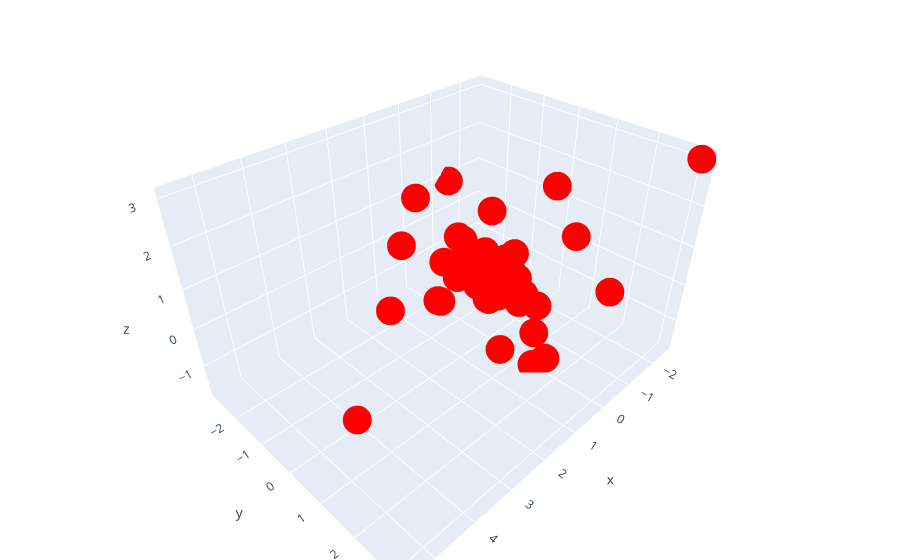

Source (notebook cell):
### Code cell
# Gunakan Dimensionality Reduction dengan PCA untuk mempermudah melakukan visualisasi

pca = PCA(n_components = 3)
df_pca_3 = pd.DataFrame(pca.fit_transform(df_optics.iloc[:,:-1]),
                      columns = ['PC1', 'PC2', 'PC3'],
                      index = df_optics.index)

df_pca_3 = pd.concat([df_pca_3, df_optics.cluster], axis = 1)
# df_pca1.head()

# membuat visualisasi 3D untuk setiap klaster
# klaster 1
Cluster0= go.Scatter3d(
        x=df_pca_3[df_pca_3['cluster']==0]['PC1'],
        y=df_pca_3[df_pca_3['cluster']==0]['PC2'],
        z=df_pca_3[df_pca_3['cluster']==0]['PC3'],
        mode="markers",
        marker=dict(
                    size=10,
                    color="rgb(255,0,0)",
        ),
        name="Cluster 0"
)

#klaster 2
Cluster1= go.Scatter3d(
        x=df_pca_3[df_pca_3['cluster']==1]['PC1'],
        y=df_pca_3[df_pca_3['cluster']==1]['PC2'],
        z=df_pca_3[df_pca_3['cluster']==1]['PC3'],
        mode="markers",
        marker=dict(
                    size=10,
                    color="rgb(0,255,0)",
        ),
        name="Cluster 1"
)

# # klaster 3
# Cluster2= go.Scatter3d(
#         x=df_pca_3[df_pca_3['cluster']==2]['PC1'],
#         y=df_pca_3[df_pca_3['cluster']==2]['PC2'],
#         z=df_pca_3[df_pca_3['cluster']==2]['PC3'],
#         mode="markers",
#         marker=dict(
#                     size=10,
#                     color="rgb(0,0,255)",
#         ),
#         name="Cluster 2"
# )
# klaster noise
Cluster3= go.Scatter3d(
        x=df_pca_3[df_pca_3['cluster']==-1]['PC1'],
        y=df_pca_3[df_pca_3['cluster']==-1]['PC2'],
        z=df_pca_3[df_pca_3['cluster']==-1]['PC3'],
        mode="markers",
        marker=dict(
                    size=10,
                    color="rgb(255,225,0)",
        ),
        name="Cluster Noise"
)

data_plot_km=[Cluster0,Cluster1,Cluster3]

# membuat plot
layout = go.Layout(
    margin=dict(l=0, r=0, b=0, t=0))

fig=go.Figure(data = data_plot_km, layout = layout)
iplot(fig)

### Figure 1 — Plotly figure (JSON) as saved in the notebook; plotly's stock layout.template omitted (floating-point values rounded to 4 significant figures)
{"data": [{"marker": {"color": "rgb(255,0,0)", "size": 10}, "mode": "markers", "name": "Cluster 0", "type": "scatter3d", "x": [0.08106, -0.1853, 0.1418, -0.4271, -0.4672, -0.7029, 0.1303, 1.505, -0.7419, -2.492, -0.4942, -1.179, 0.01897, -1.201, -0.0208, 2.938, 1.585, -0.3631, 0.6288, -0.09428, 5.48, -0.6659, 0.3686, -0.8305, 0.03124, -0.09978, -5.727e-05, -0.9804, -0.4236, -0.4574, 0.5793, 1.623, 0.866, 0.1154, -0.2155, -0.5152, 0.2803, -0.7628, -0.5568, 0.4453, 0.1572, -0.5777, -0.1884, -0.9468, -1.385], "y": [-0.01172, -0.3582, 1.423, -0.481, 2.73, -0.01377, -0.3829, -0.1325, 0.005199, 3.107, -0.03012, 0.6983, -0.3225, 1.31, 1.647, -0.08505, -1.257, -0.1901, 0.8622, 0.01417, 2.118, 0.1993, -0.7076, 0.2993, -0.6762, -1.186, 0.2015, 0.1527, -0.6535, -0.6514, -0.5504, -0.1003, -0.6874, -0.03378, -0.4701, 0.9178, -0.3627, 0.222, -0.3397, -2.03, -0.3063, -0.5892, -1.116, 0.6265, -2.807], "z": [-0.645, -0.4171, -1.696, -0.3518, 0.7062, -0.232, -0.1488, -0.006058, 0.2552, 3.073, 0.2177, 2.085, -0.3461, 1.079, -1.472, 0.5527, 0.9445, -0.1415, -1.295, -0.5451, 1.047, -0.309, 0.2086, -0.8037, 0.1435, 0.4696, -0.4776, -1.038, -0.1491, 0.1381, -0.04431, 0.09979, 0.447, -0.6123, 0.007122, -1.451, -0.09166, -1.06, -0.584, 1.379, -0.3474, 1.206, 0.3715, -1.04, 0.8743]}, {"marker": {"color": "rgb(0,255,0)", "size": 10}, "mode": "markers", "name": "Cluster 1", "type": "scatter3d", "x": [], "y": [], "z": []}, {"marker": {"color": "rgb(255,225,0)", "size": 10}, "mode": "markers", "name": "Cluster Noise", "type": "scatter3d", "x": [], "y": [], "z": []}], "layout": {"margin": {"b": 0, "l": 0, "r": 0, "t": 0}}}
